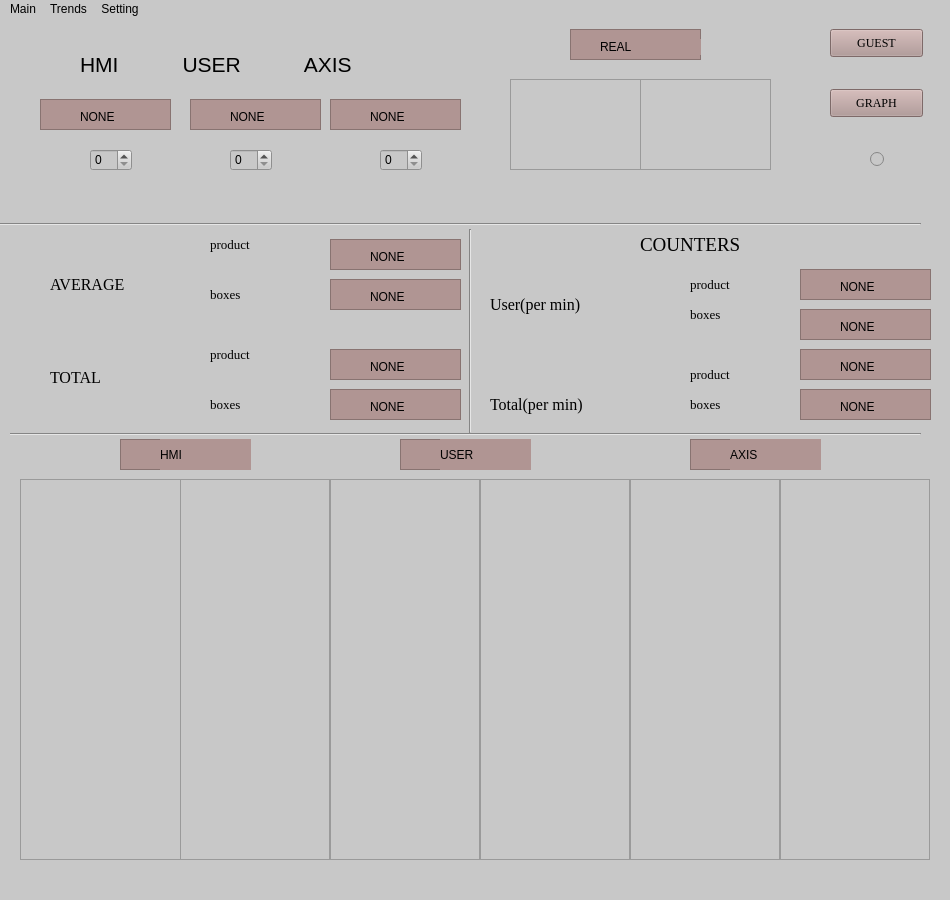
<?xml version="1.0" encoding="UTF-8"?>
<ui version="4.0">
 <class>MainWindow</class>
 <widget class="QMainWindow" name="MainWindow">
  <property name="geometry">
   <rect>
    <x>0</x>
    <y>0</y>
    <width>950</width>
    <height>900</height>
   </rect>
  </property>
  <property name="font">
   <font>
    <family>Times New Roman</family>
   </font>
  </property>
  <property name="windowTitle">
   <string>MainWindow</string>
  </property>
  <property name="styleSheet">
   <string notr="true">background-color: rgb(200, 200, 200);</string>
  </property>
  <widget class="QWidget" name="centralwidget">
   <widget class="QPushButton" name="pushButton">
    <property name="geometry">
     <rect>
      <x>830</x>
      <y>10</y>
      <width>93</width>
      <height>28</height>
     </rect>
    </property>
    <property name="font">
     <font>
      <family>Times New Roman</family>
     </font>
    </property>
    <property name="styleSheet">
     <string notr="true">background-color: rgb(23, 93, 255);
background-color: rgb(176, 149, 147);</string>
    </property>
    <property name="text">
     <string>GUEST</string>
    </property>
   </widget>
   <widget class="QLabel" name="label">
    <property name="geometry">
     <rect>
      <x>80</x>
      <y>20</y>
      <width>531</width>
      <height>51</height>
     </rect>
    </property>
    <property name="font">
     <font>
      <pointsize>16</pointsize>
     </font>
    </property>
    <property name="text">
     <string>HMI           USER           AXIS</string>
    </property>
   </widget>
   <widget class="Line" name="line">
    <property name="geometry">
     <rect>
      <x>10</x>
      <y>400</y>
      <width>911</width>
      <height>31</height>
     </rect>
    </property>
    <property name="styleSheet">
     <string notr="true">color: rgb(255, 255, 255);
selection-background-color: rgb(255, 255, 255);</string>
    </property>
    <property name="orientation">
     <enum>Qt::Horizontal</enum>
    </property>
   </widget>
   <widget class="Line" name="line_4">
    <property name="geometry">
     <rect>
      <x>0</x>
      <y>190</y>
      <width>921</width>
      <height>31</height>
     </rect>
    </property>
    <property name="font">
     <font>
      <weight>75</weight>
      <bold>true</bold>
     </font>
    </property>
    <property name="styleSheet">
     <string notr="true">border-bottom-color: rgb(255, 255, 255);
gridline-color: rgb(255, 255, 255);
border-right-color: rgb(255, 255, 255);
alternate-background-color: rgb(255, 255, 255);
border-color: rgb(255, 255, 255);
color: rgb(255, 255, 255);</string>
    </property>
    <property name="orientation">
     <enum>Qt::Horizontal</enum>
    </property>
   </widget>
   <widget class="QLabel" name="label_2">
    <property name="geometry">
     <rect>
      <x>50</x>
      <y>250</y>
      <width>111</width>
      <height>31</height>
     </rect>
    </property>
    <property name="font">
     <font>
      <family>Times New Roman</family>
      <pointsize>12</pointsize>
     </font>
    </property>
    <property name="text">
     <string>AVERAGE</string>
    </property>
   </widget>
   <widget class="QSpinBox" name="spinBox">
    <property name="geometry">
     <rect>
      <x>380</x>
      <y>130</y>
      <width>42</width>
      <height>22</height>
     </rect>
    </property>
   </widget>
   <widget class="QSpinBox" name="spinBox_2">
    <property name="geometry">
     <rect>
      <x>230</x>
      <y>130</y>
      <width>42</width>
      <height>22</height>
     </rect>
    </property>
   </widget>
   <widget class="QSpinBox" name="spinBox_3">
    <property name="geometry">
     <rect>
      <x>90</x>
      <y>130</y>
      <width>42</width>
      <height>22</height>
     </rect>
    </property>
   </widget>
   <widget class="QPushButton" name="pushButton_2">
    <property name="geometry">
     <rect>
      <x>830</x>
      <y>70</y>
      <width>93</width>
      <height>28</height>
     </rect>
    </property>
    <property name="font">
     <font>
      <family>Times New Roman</family>
     </font>
    </property>
    <property name="styleSheet">
     <string notr="true">background-color: rgb(23, 93, 255);
background-color: rgb(176, 149, 147);</string>
    </property>
    <property name="text">
     <string>GRAPH</string>
    </property>
   </widget>
   <widget class="QLabel" name="label_15">
    <property name="geometry">
     <rect>
      <x>50</x>
      <y>350</y>
      <width>81</width>
      <height>16</height>
     </rect>
    </property>
    <property name="font">
     <font>
      <family>Times New Roman</family>
      <pointsize>12</pointsize>
     </font>
    </property>
    <property name="text">
     <string>TOTAL</string>
    </property>
   </widget>
   <widget class="QLabel" name="label_3">
    <property name="geometry">
     <rect>
      <x>210</x>
      <y>210</y>
      <width>81</width>
      <height>31</height>
     </rect>
    </property>
    <property name="font">
     <font>
      <family>Times New Roman</family>
      <pointsize>10</pointsize>
     </font>
    </property>
    <property name="text">
     <string>product</string>
    </property>
   </widget>
   <widget class="QLabel" name="label_5">
    <property name="geometry">
     <rect>
      <x>210</x>
      <y>260</y>
      <width>81</width>
      <height>31</height>
     </rect>
    </property>
    <property name="font">
     <font>
      <family>Times New Roman</family>
      <pointsize>10</pointsize>
     </font>
    </property>
    <property name="text">
     <string>boxes</string>
    </property>
   </widget>
   <widget class="QLabel" name="label_7">
    <property name="geometry">
     <rect>
      <x>210</x>
      <y>320</y>
      <width>81</width>
      <height>31</height>
     </rect>
    </property>
    <property name="font">
     <font>
      <family>Times New Roman</family>
      <pointsize>10</pointsize>
     </font>
    </property>
    <property name="text">
     <string>product</string>
    </property>
   </widget>
   <widget class="QLabel" name="label_11">
    <property name="geometry">
     <rect>
      <x>210</x>
      <y>370</y>
      <width>81</width>
      <height>31</height>
     </rect>
    </property>
    <property name="font">
     <font>
      <family>Times New Roman</family>
      <pointsize>10</pointsize>
     </font>
    </property>
    <property name="text">
     <string>boxes</string>
    </property>
   </widget>
   <widget class="QLabel" name="label_9">
    <property name="geometry">
     <rect>
      <x>690</x>
      <y>370</y>
      <width>81</width>
      <height>31</height>
     </rect>
    </property>
    <property name="font">
     <font>
      <family>Times New Roman</family>
      <pointsize>10</pointsize>
     </font>
    </property>
    <property name="text">
     <string>boxes</string>
    </property>
   </widget>
   <widget class="Line" name="line_3">
    <property name="geometry">
     <rect>
      <x>450</x>
      <y>210</y>
      <width>41</width>
      <height>204</height>
     </rect>
    </property>
    <property name="orientation">
     <enum>Qt::Vertical</enum>
    </property>
   </widget>
   <widget class="QLabel" name="label_14">
    <property name="geometry">
     <rect>
      <x>690</x>
      <y>250</y>
      <width>81</width>
      <height>31</height>
     </rect>
    </property>
    <property name="font">
     <font>
      <family>Times New Roman</family>
      <pointsize>10</pointsize>
     </font>
    </property>
    <property name="text">
     <string>product</string>
    </property>
   </widget>
   <widget class="QLabel" name="label_12">
    <property name="geometry">
     <rect>
      <x>690</x>
      <y>280</y>
      <width>81</width>
      <height>31</height>
     </rect>
    </property>
    <property name="font">
     <font>
      <family>Times New Roman</family>
      <pointsize>10</pointsize>
     </font>
    </property>
    <property name="text">
     <string>boxes</string>
    </property>
   </widget>
   <widget class="QLabel" name="label_4">
    <property name="geometry">
     <rect>
      <x>490</x>
      <y>270</y>
      <width>161</width>
      <height>31</height>
     </rect>
    </property>
    <property name="font">
     <font>
      <family>Times New Roman</family>
      <pointsize>12</pointsize>
     </font>
    </property>
    <property name="text">
     <string>User(per min)</string>
    </property>
   </widget>
   <widget class="QLabel" name="label_6">
    <property name="geometry">
     <rect>
      <x>640</x>
      <y>210</y>
      <width>181</width>
      <height>31</height>
     </rect>
    </property>
    <property name="font">
     <font>
      <family>Times New Roman</family>
      <pointsize>14</pointsize>
     </font>
    </property>
    <property name="text">
     <string>COUNTERS</string>
    </property>
   </widget>
   <widget class="QLabel" name="label_8">
    <property name="geometry">
     <rect>
      <x>490</x>
      <y>370</y>
      <width>151</width>
      <height>31</height>
     </rect>
    </property>
    <property name="font">
     <font>
      <family>Times New Roman</family>
      <pointsize>12</pointsize>
     </font>
    </property>
    <property name="text">
     <string>Total(per min)</string>
    </property>
   </widget>
   <widget class="QLabel" name="label_16">
    <property name="geometry">
     <rect>
      <x>690</x>
      <y>340</y>
      <width>81</width>
      <height>31</height>
     </rect>
    </property>
    <property name="font">
     <font>
      <family>Times New Roman</family>
      <pointsize>10</pointsize>
     </font>
    </property>
    <property name="text">
     <string>product</string>
    </property>
   </widget>
   <widget class="QFrame" name="frame">
    <property name="geometry">
     <rect>
      <x>330</x>
      <y>220</y>
      <width>131</width>
      <height>31</height>
     </rect>
    </property>
    <property name="styleSheet">
     <string notr="true">background-color: rgb(176, 149, 147);</string>
    </property>
    <property name="frameShape">
     <enum>QFrame::StyledPanel</enum>
    </property>
    <property name="frameShadow">
     <enum>QFrame::Raised</enum>
    </property>
    <widget class="QLabel" name="l4">
     <property name="geometry">
      <rect>
       <x>40</x>
       <y>10</y>
       <width>55</width>
       <height>16</height>
      </rect>
     </property>
     <property name="styleSheet">
      <string notr="true">font: 10pt &quot;Times New Roman&quot;;</string>
     </property>
     <property name="text">
      <string>NONE</string>
     </property>
    </widget>
   </widget>
   <widget class="QFrame" name="frame_2">
    <property name="geometry">
     <rect>
      <x>330</x>
      <y>260</y>
      <width>131</width>
      <height>31</height>
     </rect>
    </property>
    <property name="styleSheet">
     <string notr="true">background-color: rgb(176, 149, 147);</string>
    </property>
    <property name="frameShape">
     <enum>QFrame::StyledPanel</enum>
    </property>
    <property name="frameShadow">
     <enum>QFrame::Raised</enum>
    </property>
    <widget class="QLabel" name="l5">
     <property name="geometry">
      <rect>
       <x>40</x>
       <y>10</y>
       <width>55</width>
       <height>16</height>
      </rect>
     </property>
     <property name="styleSheet">
      <string notr="true">font: 10pt &quot;Times New Roman&quot;;</string>
     </property>
     <property name="text">
      <string>NONE</string>
     </property>
    </widget>
   </widget>
   <widget class="QFrame" name="frame_3">
    <property name="geometry">
     <rect>
      <x>330</x>
      <y>330</y>
      <width>131</width>
      <height>31</height>
     </rect>
    </property>
    <property name="styleSheet">
     <string notr="true">background-color: rgb(176, 149, 147);</string>
    </property>
    <property name="frameShape">
     <enum>QFrame::StyledPanel</enum>
    </property>
    <property name="frameShadow">
     <enum>QFrame::Raised</enum>
    </property>
    <widget class="QLabel" name="l6">
     <property name="geometry">
      <rect>
       <x>40</x>
       <y>10</y>
       <width>55</width>
       <height>16</height>
      </rect>
     </property>
     <property name="styleSheet">
      <string notr="true">font: 10pt &quot;Times New Roman&quot;;</string>
     </property>
     <property name="text">
      <string>NONE</string>
     </property>
    </widget>
   </widget>
   <widget class="QFrame" name="frame_4">
    <property name="geometry">
     <rect>
      <x>330</x>
      <y>370</y>
      <width>131</width>
      <height>31</height>
     </rect>
    </property>
    <property name="styleSheet">
     <string notr="true">background-color: rgb(176, 149, 147);</string>
    </property>
    <property name="frameShape">
     <enum>QFrame::StyledPanel</enum>
    </property>
    <property name="frameShadow">
     <enum>QFrame::Raised</enum>
    </property>
    <widget class="QLabel" name="l7">
     <property name="geometry">
      <rect>
       <x>40</x>
       <y>10</y>
       <width>55</width>
       <height>16</height>
      </rect>
     </property>
     <property name="styleSheet">
      <string notr="true">font: 10pt &quot;Times New Roman&quot;;</string>
     </property>
     <property name="text">
      <string>NONE</string>
     </property>
    </widget>
   </widget>
   <widget class="QFrame" name="frame_5">
    <property name="geometry">
     <rect>
      <x>800</x>
      <y>250</y>
      <width>131</width>
      <height>31</height>
     </rect>
    </property>
    <property name="styleSheet">
     <string notr="true">background-color: rgb(176, 149, 147);</string>
    </property>
    <property name="frameShape">
     <enum>QFrame::StyledPanel</enum>
    </property>
    <property name="frameShadow">
     <enum>QFrame::Raised</enum>
    </property>
    <widget class="QLabel" name="l8">
     <property name="geometry">
      <rect>
       <x>40</x>
       <y>10</y>
       <width>55</width>
       <height>16</height>
      </rect>
     </property>
     <property name="styleSheet">
      <string notr="true">font: 10pt &quot;Times New Roman&quot;;</string>
     </property>
     <property name="text">
      <string>NONE</string>
     </property>
    </widget>
   </widget>
   <widget class="QFrame" name="frame_6">
    <property name="geometry">
     <rect>
      <x>800</x>
      <y>290</y>
      <width>131</width>
      <height>31</height>
     </rect>
    </property>
    <property name="styleSheet">
     <string notr="true">background-color: rgb(176, 149, 147);</string>
    </property>
    <property name="frameShape">
     <enum>QFrame::StyledPanel</enum>
    </property>
    <property name="frameShadow">
     <enum>QFrame::Raised</enum>
    </property>
    <widget class="QLabel" name="l9">
     <property name="geometry">
      <rect>
       <x>40</x>
       <y>10</y>
       <width>55</width>
       <height>16</height>
      </rect>
     </property>
     <property name="styleSheet">
      <string notr="true">font: 10pt &quot;Times New Roman&quot;;</string>
     </property>
     <property name="text">
      <string>NONE</string>
     </property>
    </widget>
   </widget>
   <widget class="QFrame" name="frame_7">
    <property name="geometry">
     <rect>
      <x>800</x>
      <y>330</y>
      <width>131</width>
      <height>31</height>
     </rect>
    </property>
    <property name="styleSheet">
     <string notr="true">background-color: rgb(176, 149, 147);</string>
    </property>
    <property name="frameShape">
     <enum>QFrame::StyledPanel</enum>
    </property>
    <property name="frameShadow">
     <enum>QFrame::Raised</enum>
    </property>
    <widget class="QLabel" name="l10">
     <property name="geometry">
      <rect>
       <x>40</x>
       <y>10</y>
       <width>55</width>
       <height>16</height>
      </rect>
     </property>
     <property name="styleSheet">
      <string notr="true">font: 10pt &quot;Times New Roman&quot;;</string>
     </property>
     <property name="text">
      <string>NONE</string>
     </property>
    </widget>
   </widget>
   <widget class="QFrame" name="frame_8">
    <property name="geometry">
     <rect>
      <x>800</x>
      <y>370</y>
      <width>131</width>
      <height>31</height>
     </rect>
    </property>
    <property name="styleSheet">
     <string notr="true">background-color: rgb(176, 149, 147);</string>
    </property>
    <property name="frameShape">
     <enum>QFrame::StyledPanel</enum>
    </property>
    <property name="frameShadow">
     <enum>QFrame::Raised</enum>
    </property>
    <widget class="QLabel" name="l11">
     <property name="geometry">
      <rect>
       <x>40</x>
       <y>10</y>
       <width>55</width>
       <height>16</height>
      </rect>
     </property>
     <property name="styleSheet">
      <string notr="true">font: 10pt &quot;Times New Roman&quot;;</string>
     </property>
     <property name="text">
      <string>NONE</string>
     </property>
    </widget>
   </widget>
   <widget class="QFrame" name="frame_9">
    <property name="geometry">
     <rect>
      <x>40</x>
      <y>80</y>
      <width>131</width>
      <height>31</height>
     </rect>
    </property>
    <property name="styleSheet">
     <string notr="true">background-color: rgb(176, 149, 147);</string>
    </property>
    <property name="frameShape">
     <enum>QFrame::StyledPanel</enum>
    </property>
    <property name="frameShadow">
     <enum>QFrame::Raised</enum>
    </property>
    <widget class="QLabel" name="l1">
     <property name="geometry">
      <rect>
       <x>40</x>
       <y>10</y>
       <width>55</width>
       <height>16</height>
      </rect>
     </property>
     <property name="styleSheet">
      <string notr="true">font: 10pt &quot;Times New Roman&quot;;</string>
     </property>
     <property name="text">
      <string>NONE</string>
     </property>
    </widget>
   </widget>
   <widget class="QFrame" name="frame_10">
    <property name="geometry">
     <rect>
      <x>190</x>
      <y>80</y>
      <width>131</width>
      <height>31</height>
     </rect>
    </property>
    <property name="styleSheet">
     <string notr="true">background-color: rgb(176, 149, 147);</string>
    </property>
    <property name="frameShape">
     <enum>QFrame::StyledPanel</enum>
    </property>
    <property name="frameShadow">
     <enum>QFrame::Raised</enum>
    </property>
    <widget class="QLabel" name="l2">
     <property name="geometry">
      <rect>
       <x>40</x>
       <y>10</y>
       <width>55</width>
       <height>16</height>
      </rect>
     </property>
     <property name="styleSheet">
      <string notr="true">font: 10pt &quot;Times New Roman&quot;;</string>
     </property>
     <property name="text">
      <string>NONE</string>
     </property>
    </widget>
   </widget>
   <widget class="QFrame" name="frame_11">
    <property name="geometry">
     <rect>
      <x>330</x>
      <y>80</y>
      <width>131</width>
      <height>31</height>
     </rect>
    </property>
    <property name="styleSheet">
     <string notr="true">background-color: rgb(176, 149, 147);</string>
    </property>
    <property name="frameShape">
     <enum>QFrame::StyledPanel</enum>
    </property>
    <property name="frameShadow">
     <enum>QFrame::Raised</enum>
    </property>
    <widget class="QLabel" name="l3">
     <property name="geometry">
      <rect>
       <x>40</x>
       <y>10</y>
       <width>55</width>
       <height>16</height>
      </rect>
     </property>
     <property name="styleSheet">
      <string notr="true">font: 10pt &quot;Times New Roman&quot;;</string>
     </property>
     <property name="text">
      <string>NONE</string>
     </property>
    </widget>
   </widget>
   <widget class="QRadioButton" name="radioButton">
    <property name="geometry">
     <rect>
      <x>870</x>
      <y>130</y>
      <width>41</width>
      <height>20</height>
     </rect>
    </property>
    <property name="text">
     <string/>
    </property>
   </widget>
   <widget class="QListWidget" name="listWidget_hmi">
    <property name="geometry">
     <rect>
      <x>20</x>
      <y>460</y>
      <width>161</width>
      <height>381</height>
     </rect>
    </property>
    <property name="font">
     <font>
      <family>Times New Roman</family>
      <pointsize>12</pointsize>
      <weight>50</weight>
      <italic>false</italic>
      <bold>false</bold>
     </font>
    </property>
    <property name="styleSheet">
     <string notr="true">font: 12pt &quot;Times New Roman&quot;;</string>
    </property>
   </widget>
   <widget class="QListWidget" name="listWidget_1">
    <property name="geometry">
     <rect>
      <x>510</x>
      <y>60</y>
      <width>131</width>
      <height>91</height>
     </rect>
    </property>
    <property name="styleSheet">
     <string notr="true">font: 12pt &quot;Times New Roman&quot;;</string>
    </property>
   </widget>
   <widget class="QListWidget" name="listWidget_hvalue">
    <property name="geometry">
     <rect>
      <x>180</x>
      <y>460</y>
      <width>150</width>
      <height>381</height>
     </rect>
    </property>
    <property name="font">
     <font>
      <family>Times New Roman</family>
      <pointsize>12</pointsize>
      <weight>50</weight>
      <italic>false</italic>
      <bold>false</bold>
     </font>
    </property>
    <property name="styleSheet">
     <string notr="true">font: 12pt &quot;Times New Roman&quot;;</string>
    </property>
   </widget>
   <widget class="QListWidget" name="listWidget_user">
    <property name="geometry">
     <rect>
      <x>330</x>
      <y>460</y>
      <width>150</width>
      <height>381</height>
     </rect>
    </property>
    <property name="font">
     <font>
      <family>Times New Roman</family>
      <pointsize>12</pointsize>
      <weight>50</weight>
      <italic>false</italic>
      <bold>false</bold>
     </font>
    </property>
    <property name="styleSheet">
     <string notr="true">font: 12pt &quot;Times New Roman&quot;;</string>
    </property>
   </widget>
   <widget class="QListWidget" name="listWidget_axis">
    <property name="geometry">
     <rect>
      <x>630</x>
      <y>460</y>
      <width>150</width>
      <height>381</height>
     </rect>
    </property>
    <property name="styleSheet">
     <string notr="true">font: 12pt &quot;Times New Roman&quot;;</string>
    </property>
   </widget>
   <widget class="QListWidget" name="listWidget_uvalue">
    <property name="geometry">
     <rect>
      <x>480</x>
      <y>460</y>
      <width>150</width>
      <height>381</height>
     </rect>
    </property>
    <property name="font">
     <font>
      <family>Times New Roman</family>
      <pointsize>12</pointsize>
      <weight>50</weight>
      <italic>false</italic>
      <bold>false</bold>
     </font>
    </property>
    <property name="styleSheet">
     <string notr="true">font: 12pt &quot;Times New Roman&quot;;</string>
    </property>
   </widget>
   <widget class="QListWidget" name="listWidget_avalue">
    <property name="geometry">
     <rect>
      <x>780</x>
      <y>460</y>
      <width>150</width>
      <height>381</height>
     </rect>
    </property>
    <property name="styleSheet">
     <string notr="true">font: 12pt &quot;Times New Roman&quot;;</string>
    </property>
   </widget>
   <widget class="QListWidget" name="listWidget_2">
    <property name="geometry">
     <rect>
      <x>640</x>
      <y>60</y>
      <width>131</width>
      <height>91</height>
     </rect>
    </property>
    <property name="styleSheet">
     <string notr="true">font: 12pt &quot;Times New Roman&quot;;</string>
    </property>
   </widget>
   <widget class="QFrame" name="frame_12">
    <property name="geometry">
     <rect>
      <x>120</x>
      <y>420</y>
      <width>131</width>
      <height>31</height>
     </rect>
    </property>
    <property name="styleSheet">
     <string notr="true">background-color: rgb(176, 149, 147);</string>
    </property>
    <property name="frameShape">
     <enum>QFrame::StyledPanel</enum>
    </property>
    <property name="frameShadow">
     <enum>QFrame::Raised</enum>
    </property>
    <widget class="QLabel" name="label_10">
     <property name="geometry">
      <rect>
       <x>40</x>
       <y>0</y>
       <width>111</width>
       <height>31</height>
      </rect>
     </property>
     <property name="styleSheet">
      <string notr="true">font: 75 14pt &quot;Times New Roman&quot;;</string>
     </property>
     <property name="text">
      <string>HMI</string>
     </property>
    </widget>
   </widget>
   <widget class="QFrame" name="frame_13">
    <property name="geometry">
     <rect>
      <x>400</x>
      <y>420</y>
      <width>131</width>
      <height>31</height>
     </rect>
    </property>
    <property name="styleSheet">
     <string notr="true">background-color: rgb(176, 149, 147);</string>
    </property>
    <property name="frameShape">
     <enum>QFrame::StyledPanel</enum>
    </property>
    <property name="frameShadow">
     <enum>QFrame::Raised</enum>
    </property>
    <widget class="QLabel" name="label_13">
     <property name="geometry">
      <rect>
       <x>40</x>
       <y>0</y>
       <width>111</width>
       <height>31</height>
      </rect>
     </property>
     <property name="styleSheet">
      <string notr="true">font: 75 14pt &quot;Times New Roman&quot;;</string>
     </property>
     <property name="text">
      <string>USER</string>
     </property>
    </widget>
   </widget>
   <widget class="QFrame" name="frame_14">
    <property name="geometry">
     <rect>
      <x>690</x>
      <y>420</y>
      <width>131</width>
      <height>31</height>
     </rect>
    </property>
    <property name="styleSheet">
     <string notr="true">background-color: rgb(176, 149, 147);</string>
    </property>
    <property name="frameShape">
     <enum>QFrame::StyledPanel</enum>
    </property>
    <property name="frameShadow">
     <enum>QFrame::Raised</enum>
    </property>
    <widget class="QLabel" name="label_17">
     <property name="geometry">
      <rect>
       <x>40</x>
       <y>0</y>
       <width>111</width>
       <height>31</height>
      </rect>
     </property>
     <property name="styleSheet">
      <string notr="true">font: 75 14pt &quot;Times New Roman&quot;;</string>
     </property>
     <property name="text">
      <string>AXIS</string>
     </property>
    </widget>
   </widget>
   <widget class="QFrame" name="frame_15">
    <property name="geometry">
     <rect>
      <x>570</x>
      <y>10</y>
      <width>131</width>
      <height>31</height>
     </rect>
    </property>
    <property name="styleSheet">
     <string notr="true">background-color: rgb(176, 149, 147);</string>
    </property>
    <property name="frameShape">
     <enum>QFrame::StyledPanel</enum>
    </property>
    <property name="frameShadow">
     <enum>QFrame::Raised</enum>
    </property>
    <widget class="QLabel" name="label_18">
     <property name="geometry">
      <rect>
       <x>30</x>
       <y>10</y>
       <width>111</width>
       <height>16</height>
      </rect>
     </property>
     <property name="styleSheet">
      <string notr="true">font: 75 14pt &quot;Times New Roman&quot;;</string>
     </property>
     <property name="text">
      <string>REAL</string>
     </property>
    </widget>
   </widget>
  </widget>
  <widget class="QMenuBar" name="menubar">
   <property name="geometry">
    <rect>
     <x>0</x>
     <y>0</y>
     <width>950</width>
     <height>26</height>
    </rect>
   </property>
   <widget class="QMenu" name="menuMain">
    <property name="title">
     <string>Main</string>
    </property>
   </widget>
   <widget class="QMenu" name="menuTrends">
    <property name="title">
     <string>Trends</string>
    </property>
   </widget>
   <widget class="QMenu" name="menuSetting">
    <property name="title">
     <string>Setting</string>
    </property>
   </widget>
   <addaction name="menuMain"/>
   <addaction name="menuTrends"/>
   <addaction name="menuSetting"/>
  </widget>
  <widget class="QStatusBar" name="statusbar"/>
 </widget>
 <resources/>
 <connections/>
</ui>
